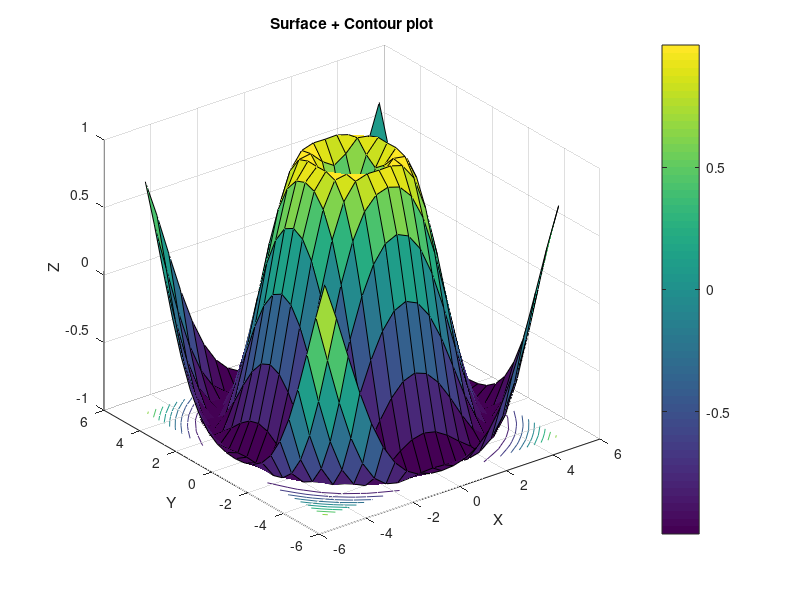

Recreate this plot in MATLAB.
[X,Y] = meshgrid(-5:0.5:5);
Z = sin(sqrt(X.^2 + Y.^2));
mesh(X,Y,Z)
xlabel('X'); ylabel('Y'); zlabel('Z');
title('Mesh plot')

[X, Y] = meshgrid(-5:0.5:5);
Z = sin(sqrt(X.^2 + Y.^2));

surfc(X, Y, Z)
xlabel('X'); ylabel('Y'); zlabel('Z');
title('Surface + Contour plot');
colorbar
